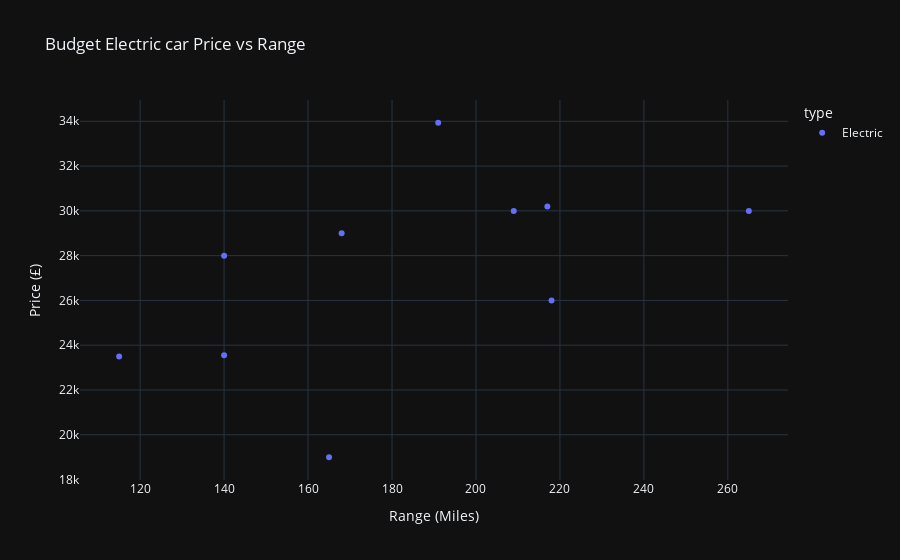

The code cell stored with this chart in its notebook:
### Code cell
fig = px.scatter(car_df[car_df['type'] == 'Electric'], x='range', y='price', 
             title='Budget Electric car Price vs Range', 
             color = 'type',
              template='plotly_dark', 
              labels={
                     "range": "Range (Miles)",
                     "price": "Price (£)",
                 })

fig.show()

### Figure 1 — Plotly figure (JSON) as saved in the notebook; plotly's stock layout.template omitted (floating-point values rounded to 4 significant figures)
{"data": [{"hovertemplate": "type=Electric<br>Range (Miles)=%{x}<br>Price (£)=%{y}<extra></extra>", "legendgroup": "Electric", "marker": {"color": "#636efa", "symbol": "circle"}, "mode": "markers", "name": "Electric", "orientation": "v", "showlegend": true, "type": "scatter", "x": [165, 115, 140, 218, 140, 168, 265, 209, 217, 191], "xaxis": "x", "y": [18995, 23495, 23555, 25995, 28000, 28995, 29990, 29995, 30195, 33935], "yaxis": "y"}], "layout": {"legend": {"title": {"text": "type"}, "tracegroupgap": 0}, "title": {"text": "Budget Electric car Price vs Range"}, "xaxis": {"anchor": "y", "domain": [0, 1], "title": {"text": "Range (Miles)"}}, "yaxis": {"anchor": "x", "domain": [0, 1], "title": {"text": "Price (£)"}}}}
